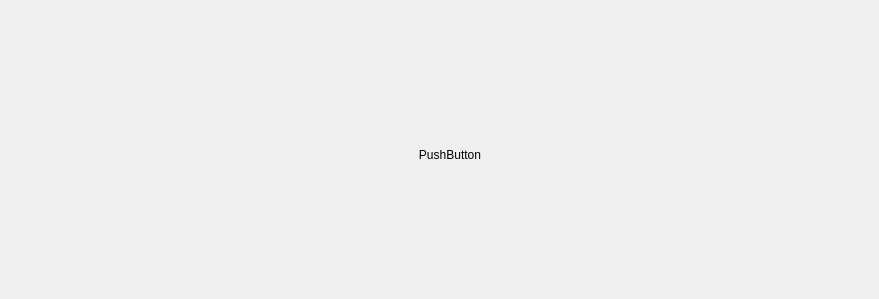
                 <widget class="QWidget" name="page_8">
                  <widget class="QLabel" name="label_5">
                   <property name="geometry">
                    <rect>
                     <x>330</x>
                     <y>20</y>
                     <width>240</width>
                     <height>270</height>
                    </rect>
                   </property>
                   <property name="text">
                    <string/>
                   </property>
                   <property name="scaledContents">
                    <bool>true</bool>
                   </property>
                  </widget>
                  <widget class="QLabel" name="label_6">
                   <property name="geometry">
                    <rect>
                     <x>30</x>
                     <y>20</y>
                     <width>240</width>
                     <height>270</height>
                    </rect>
                   </property>
                   <property name="text">
                    <string/>
                   </property>
                   <property name="scaledContents">
                    <bool>true</bool>
                   </property>
                  </widget>
                  <widget class="QLabel" name="label_13">
                   <property name="geometry">
                    <rect>
                     <x>630</x>
                     <y>20</y>
                     <width>240</width>
                     <height>270</height>
                    </rect>
                   </property>
                   <property name="text">
                    <string/>
                   </property>
                   <property name="scaledContents">
                    <bool>true</bool>
                   </property>
                  </widget>
                  <widget class="QPushButton" name="pushButton_3">
                   <property name="geometry">
                    <rect>
                     <x>330</x>
                     <y>20</y>
                     <width>240</width>
                     <height>270</height>
                    </rect>
                   </property>
                   <property name="styleSheet">
                    <string notr="true">QPushButton {
    background-color: rgba(0, 0, 0, 0); /* Nền trong suốt */
    border: none; /* Loại bỏ viền (nếu cần) */
    color: black; /* Màu chữ (có thể thay đổi) */
}
</string>
                   </property>
                   <property name="text">
                    <string>PushButton</string>
                   </property>
                  </widget>
                 </widget>
